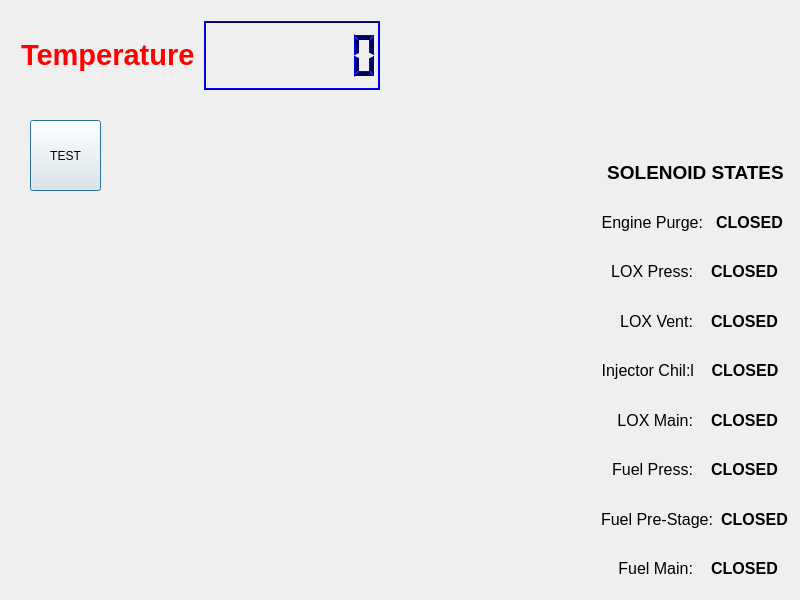
<?xml version="1.0" encoding="UTF-8"?>
<ui version="4.0">
 <class>Dialog</class>
 <widget class="QDialog" name="Dialog">
  <property name="geometry">
   <rect>
    <x>0</x>
    <y>0</y>
    <width>800</width>
    <height>600</height>
   </rect>
  </property>
  <property name="windowTitle">
   <string>Dialog</string>
  </property>
  <widget class="QWidget" name="layoutWidget">
   <property name="geometry">
    <rect>
     <x>10</x>
     <y>10</y>
     <width>381</width>
     <height>91</height>
    </rect>
   </property>
   <layout class="QHBoxLayout" name="horizontalLayout">
    <item>
     <widget class="QLabel" name="temp_label">
      <property name="text">
       <string>&lt;html&gt;&lt;head/&gt;&lt;body&gt;&lt;p&gt;&lt;span style=&quot; font-size:22pt; font-weight:600; color:#ff0000;&quot;&gt;Temperature&lt;/span&gt;&lt;/p&gt;&lt;/body&gt;&lt;/html&gt;</string>
      </property>
     </widget>
    </item>
    <item>
     <widget class="QLCDNumber" name="temp_lcdNumber">
      <property name="palette">
       <palette>
        <active>
         <colorrole role="WindowText">
          <brush brushstyle="SolidPattern">
           <color alpha="255">
            <red>0</red>
            <green>0</green>
            <blue>94</blue>
           </color>
          </brush>
         </colorrole>
         <colorrole role="Light">
          <brush brushstyle="SolidPattern">
           <color alpha="255">
            <red>0</red>
            <green>0</green>
            <blue>255</blue>
           </color>
          </brush>
         </colorrole>
         <colorrole role="Dark">
          <brush brushstyle="SolidPattern">
           <color alpha="255">
            <red>0</red>
            <green>0</green>
            <blue>94</blue>
           </color>
          </brush>
         </colorrole>
         <colorrole role="Text">
          <brush brushstyle="SolidPattern">
           <color alpha="255">
            <red>60</red>
            <green>60</green>
            <blue>60</blue>
           </color>
          </brush>
         </colorrole>
         <colorrole role="ButtonText">
          <brush brushstyle="SolidPattern">
           <color alpha="255">
            <red>76</red>
            <green>76</green>
            <blue>76</blue>
           </color>
          </brush>
         </colorrole>
        </active>
        <inactive>
         <colorrole role="WindowText">
          <brush brushstyle="SolidPattern">
           <color alpha="255">
            <red>0</red>
            <green>0</green>
            <blue>94</blue>
           </color>
          </brush>
         </colorrole>
         <colorrole role="Light">
          <brush brushstyle="SolidPattern">
           <color alpha="255">
            <red>0</red>
            <green>0</green>
            <blue>255</blue>
           </color>
          </brush>
         </colorrole>
         <colorrole role="Dark">
          <brush brushstyle="SolidPattern">
           <color alpha="255">
            <red>0</red>
            <green>0</green>
            <blue>94</blue>
           </color>
          </brush>
         </colorrole>
         <colorrole role="Text">
          <brush brushstyle="SolidPattern">
           <color alpha="255">
            <red>60</red>
            <green>60</green>
            <blue>60</blue>
           </color>
          </brush>
         </colorrole>
         <colorrole role="ButtonText">
          <brush brushstyle="SolidPattern">
           <color alpha="255">
            <red>76</red>
            <green>76</green>
            <blue>76</blue>
           </color>
          </brush>
         </colorrole>
        </inactive>
        <disabled>
         <colorrole role="WindowText">
          <brush brushstyle="SolidPattern">
           <color alpha="255">
            <red>0</red>
            <green>0</green>
            <blue>94</blue>
           </color>
          </brush>
         </colorrole>
         <colorrole role="Light">
          <brush brushstyle="SolidPattern">
           <color alpha="255">
            <red>0</red>
            <green>0</green>
            <blue>255</blue>
           </color>
          </brush>
         </colorrole>
         <colorrole role="Dark">
          <brush brushstyle="SolidPattern">
           <color alpha="255">
            <red>0</red>
            <green>0</green>
            <blue>94</blue>
           </color>
          </brush>
         </colorrole>
         <colorrole role="Text">
          <brush brushstyle="SolidPattern">
           <color alpha="255">
            <red>0</red>
            <green>0</green>
            <blue>94</blue>
           </color>
          </brush>
         </colorrole>
         <colorrole role="ButtonText">
          <brush brushstyle="SolidPattern">
           <color alpha="255">
            <red>0</red>
            <green>0</green>
            <blue>94</blue>
           </color>
          </brush>
         </colorrole>
        </disabled>
       </palette>
      </property>
      <property name="digitCount">
       <number>7</number>
      </property>
     </widget>
    </item>
   </layout>
  </widget>
  <widget class="QPushButton" name="testButton">
   <property name="geometry">
    <rect>
     <x>30</x>
     <y>120</y>
     <width>71</width>
     <height>71</height>
    </rect>
   </property>
   <property name="text">
    <string>TEST</string>
   </property>
  </widget>
  <widget class="QWidget" name="verticalLayoutWidget">
   <property name="geometry">
    <rect>
     <x>590</x>
     <y>140</y>
     <width>211</width>
     <height>461</height>
    </rect>
   </property>
   <layout class="QVBoxLayout" name="SolenoidStates">
    <item>
     <widget class="QLabel" name="StateTitle">
      <property name="font">
       <font>
        <pointsize>14</pointsize>
        <weight>75</weight>
        <bold>true</bold>
       </font>
      </property>
      <property name="text">
       <string>SOLENOID STATES</string>
      </property>
      <property name="alignment">
       <set>Qt::AlignCenter</set>
      </property>
     </widget>
    </item>
    <item>
     <layout class="QHBoxLayout" name="EnginePurge">
      <item>
       <widget class="QLabel" name="EnginePurgeLabel">
        <property name="font">
         <font>
          <pointsize>12</pointsize>
         </font>
        </property>
        <property name="text">
         <string>Engine Purge:</string>
        </property>
        <property name="alignment">
         <set>Qt::AlignRight|Qt::AlignTrailing|Qt::AlignVCenter</set>
        </property>
       </widget>
      </item>
      <item>
       <widget class="QLabel" name="label_4">
        <property name="enabled">
         <bool>true</bool>
        </property>
        <property name="font">
         <font>
          <pointsize>12</pointsize>
          <weight>75</weight>
          <bold>true</bold>
         </font>
        </property>
        <property name="text">
         <string>CLOSED</string>
        </property>
        <property name="alignment">
         <set>Qt::AlignCenter</set>
        </property>
       </widget>
      </item>
     </layout>
    </item>
    <item>
     <layout class="QHBoxLayout" name="LOXPress">
      <item>
       <widget class="QLabel" name="LOXPressLabel">
        <property name="font">
         <font>
          <pointsize>12</pointsize>
         </font>
        </property>
        <property name="text">
         <string>LOX Press:</string>
        </property>
        <property name="alignment">
         <set>Qt::AlignRight|Qt::AlignTrailing|Qt::AlignVCenter</set>
        </property>
       </widget>
      </item>
      <item>
       <widget class="QLabel" name="LOXPressState">
        <property name="font">
         <font>
          <pointsize>12</pointsize>
          <weight>75</weight>
          <bold>true</bold>
         </font>
        </property>
        <property name="text">
         <string>CLOSED</string>
        </property>
        <property name="alignment">
         <set>Qt::AlignCenter</set>
        </property>
       </widget>
      </item>
     </layout>
    </item>
    <item>
     <layout class="QHBoxLayout" name="LOXVent">
      <item>
       <widget class="QLabel" name="LOXVentLabel_2">
        <property name="font">
         <font>
          <pointsize>12</pointsize>
         </font>
        </property>
        <property name="text">
         <string>LOX Vent:</string>
        </property>
        <property name="alignment">
         <set>Qt::AlignRight|Qt::AlignTrailing|Qt::AlignVCenter</set>
        </property>
       </widget>
      </item>
      <item>
       <widget class="QLabel" name="LOXVentLabel">
        <property name="font">
         <font>
          <pointsize>12</pointsize>
          <weight>75</weight>
          <bold>true</bold>
         </font>
        </property>
        <property name="text">
         <string>CLOSED</string>
        </property>
        <property name="alignment">
         <set>Qt::AlignCenter</set>
        </property>
       </widget>
      </item>
     </layout>
    </item>
    <item>
     <layout class="QHBoxLayout" name="InjectorChill">
      <item>
       <widget class="QLabel" name="InjectorChillLabel">
        <property name="font">
         <font>
          <pointsize>12</pointsize>
         </font>
        </property>
        <property name="text">
         <string>Injector Chil:l</string>
        </property>
        <property name="alignment">
         <set>Qt::AlignRight|Qt::AlignTrailing|Qt::AlignVCenter</set>
        </property>
       </widget>
      </item>
      <item>
       <widget class="QLabel" name="InjectorChillState">
        <property name="font">
         <font>
          <pointsize>12</pointsize>
          <weight>75</weight>
          <bold>true</bold>
         </font>
        </property>
        <property name="text">
         <string>CLOSED</string>
        </property>
        <property name="alignment">
         <set>Qt::AlignCenter</set>
        </property>
       </widget>
      </item>
     </layout>
    </item>
    <item>
     <layout class="QHBoxLayout" name="LOXMain">
      <item>
       <widget class="QLabel" name="LOXMainLabel">
        <property name="font">
         <font>
          <pointsize>12</pointsize>
         </font>
        </property>
        <property name="text">
         <string>LOX Main:</string>
        </property>
        <property name="alignment">
         <set>Qt::AlignRight|Qt::AlignTrailing|Qt::AlignVCenter</set>
        </property>
       </widget>
      </item>
      <item>
       <widget class="QLabel" name="label_16">
        <property name="font">
         <font>
          <pointsize>12</pointsize>
          <weight>75</weight>
          <bold>true</bold>
         </font>
        </property>
        <property name="text">
         <string>CLOSED</string>
        </property>
        <property name="alignment">
         <set>Qt::AlignCenter</set>
        </property>
       </widget>
      </item>
     </layout>
    </item>
    <item>
     <layout class="QHBoxLayout" name="FuelPress">
      <item>
       <widget class="QLabel" name="FuelPressLabel">
        <property name="font">
         <font>
          <pointsize>12</pointsize>
         </font>
        </property>
        <property name="text">
         <string>Fuel Press:</string>
        </property>
        <property name="alignment">
         <set>Qt::AlignRight|Qt::AlignTrailing|Qt::AlignVCenter</set>
        </property>
       </widget>
      </item>
      <item>
       <widget class="QLabel" name="FuelPressState">
        <property name="font">
         <font>
          <pointsize>12</pointsize>
          <weight>75</weight>
          <bold>true</bold>
         </font>
        </property>
        <property name="text">
         <string>CLOSED</string>
        </property>
        <property name="alignment">
         <set>Qt::AlignCenter</set>
        </property>
       </widget>
      </item>
     </layout>
    </item>
    <item>
     <layout class="QHBoxLayout" name="FuelPre">
      <item>
       <widget class="QLabel" name="FuelPreLabel">
        <property name="font">
         <font>
          <pointsize>12</pointsize>
         </font>
        </property>
        <property name="text">
         <string>Fuel Pre-Stage:</string>
        </property>
        <property name="alignment">
         <set>Qt::AlignRight|Qt::AlignTrailing|Qt::AlignVCenter</set>
        </property>
       </widget>
      </item>
      <item>
       <widget class="QLabel" name="FuelPreState">
        <property name="font">
         <font>
          <pointsize>12</pointsize>
          <weight>75</weight>
          <bold>true</bold>
         </font>
        </property>
        <property name="text">
         <string>CLOSED</string>
        </property>
        <property name="alignment">
         <set>Qt::AlignCenter</set>
        </property>
       </widget>
      </item>
     </layout>
    </item>
    <item>
     <layout class="QHBoxLayout" name="FuelMain">
      <item>
       <widget class="QLabel" name="FuelMainLabel">
        <property name="font">
         <font>
          <pointsize>12</pointsize>
         </font>
        </property>
        <property name="text">
         <string>Fuel Main:</string>
        </property>
        <property name="alignment">
         <set>Qt::AlignRight|Qt::AlignTrailing|Qt::AlignVCenter</set>
        </property>
       </widget>
      </item>
      <item>
       <widget class="QLabel" name="label_2">
        <property name="font">
         <font>
          <pointsize>12</pointsize>
          <weight>75</weight>
          <bold>true</bold>
         </font>
        </property>
        <property name="text">
         <string>CLOSED</string>
        </property>
        <property name="alignment">
         <set>Qt::AlignCenter</set>
        </property>
       </widget>
      </item>
     </layout>
    </item>
   </layout>
  </widget>
 </widget>
 <layoutdefault spacing="6" margin="11"/>
 <resources/>
 <connections/>
</ui>
